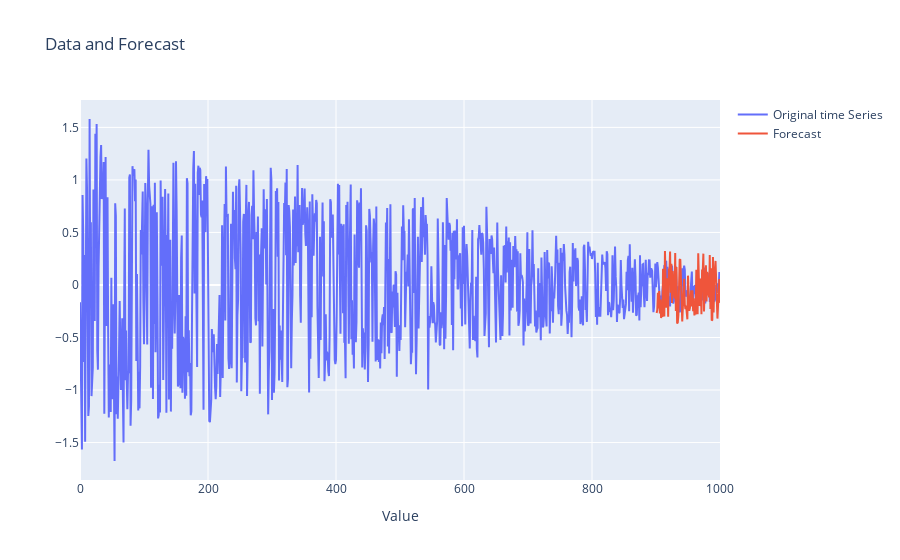

Notebook cell for this chart:
### Markdown cell above
## Plot solutions

### Code cell
solution_plot(data, sample_total, stop)
